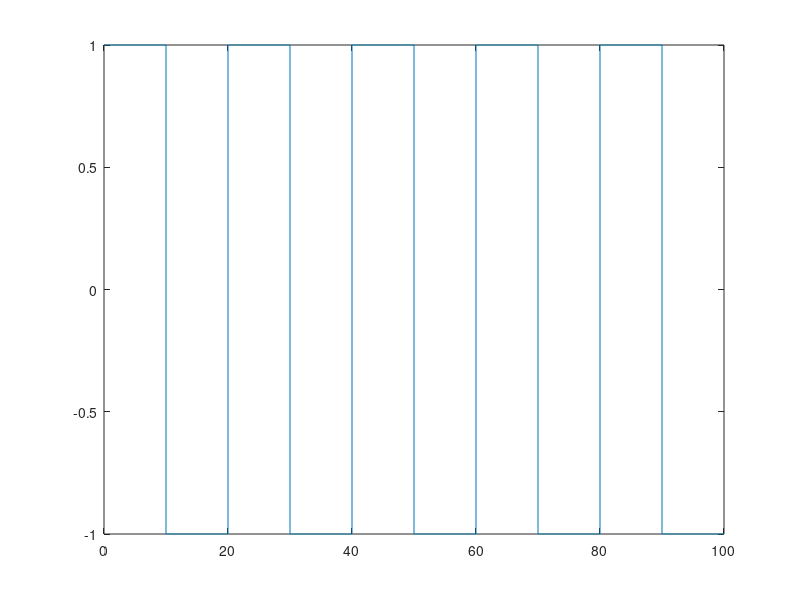

The MATLAB script that drew this image:
t1=0:0.01:10;

%%to display output result 1 (0~10)
t2=10:0.01:20;
%%to display output result -1 (10~20)
t3=20:0.01:30;
%%to display output result 1 (20~30)
t4=30:0.01:40;

%%to display output result -1 (30~40)

t5=40:0.01:50;
%%to display output result 1 (40~50)
t6=50:0.01:60;

%%to display output result -1 (50~60)
t7=60:0.01:70;
%%to display output result 1 (60~70)
t8=70:0.01:80;

%%to display output result -1 (70~80)
t9=80:0.01:90;
%%to display output result 1 (80~90)
t10=90:0.01:100;

%%to display output result -1 (90~100)

t=[t1 t2 t3 t4 t5 t6 t7 t8 t9 t10];
% t is array of whole space 0~100 (t1~t10)
x1=ones(size(t1));
%all elements 1 during period t1

x2=-ones(size(t2));
%all elements -1 during period t2

x3=ones(size(t3));
%all elements 1 during period t3

x4=-ones(size(t4));
%all elements -1 during period t4

x5=ones(size(t5));
%all elements 1 during period t5

x6=-ones(size(t6));
%all elements -1 during period t6x
x7=ones(size(t7));
%all elements 1 during period t7

x8=-ones(size(t8));
%all elements -1 during period t8


x9=ones(size(t9));
%all elements 1 during period t9

x10=-ones(size(t10));
%all elements -1 during period t10

x=[x1 x2 x3 x4 x5 x6 x7 x8 x9 x10];

%x is array of value x(i)< especially x(i)= 1 or -1 >

plot(t,x);



